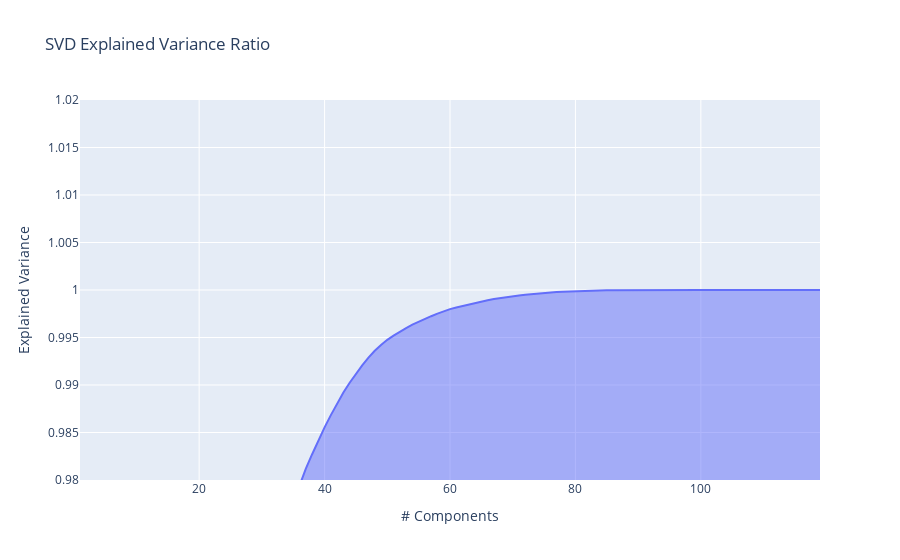

Notebook code for this chart:
### Code cell
pca = PCA()
pca.fit(ss.fit_transform(df[features_list].to_numpy()))

exp_var_cumul = np.cumsum(pca.explained_variance_ratio_)

px.area(
    x=range(1, exp_var_cumul.shape[0] + 1),
    y=exp_var_cumul,
    labels={"x": "# Components", "y": "Explained Variance"},
    range_y=(0.98, 1.02),
    title="SVD Explained Variance Ratio"
)

### Figure 1 — Plotly figure (JSON) as saved in the notebook; plotly's stock layout.template omitted (floating-point values rounded to 4 significant figures)
{"data": [{"fillpattern": {"shape": ""}, "hovertemplate": "# Components=%{x}<br>Explained Variance=%{y}<extra></extra>", "legendgroup": "", "line": {"color": "#636efa"}, "marker": {"symbol": "circle"}, "mode": "lines", "name": "", "orientation": "v", "showlegend": false, "stackgroup": "1", "type": "scatter", "x": [1, 2, 3, 4, 5, 6, 7, 8, 9, 10, 11, 12, 13, 14, 15, 16, 17, 18, 19, 20, 21, 22, 23, 24, 25, 26, 27, 28, 29, 30, 31, 32, 33, 34, 35, 36, 37, 38, 39, 40, 41, 42, 43, 44, 45, 46, 47, 48, 49, 50, 51, 52, 53, 54, 55, 56, 57, 58, 59, 60, 61, 62, 63, 64, 65, 66, 67, 68, 69, 70, 71, 72, 73, 74, 75, 76, 77, 78, 79, 80, 81, 82, 83, 84, 85, 86, 87, 88, 89, 90, 91, 92, 93, 94, 95, 96, 97, 98, 99, 100, 101, 102, 103, 104, 105, 106, 107, 108, 109, 110, 111, 112, 113, 114, 115, 116, 117, 118, 119], "xaxis": "x", "y": [0.2557, 0.3868, 0.4786, 0.5483, 0.6045, 0.6493, 0.6775, 0.703, 0.7262, 0.748, 0.7685, 0.7879, 0.8066, 0.8242, 0.8403, 0.8556, 0.8698, 0.8813, 0.8919, 0.9014, 0.91, 0.9174, 0.9242, 0.9307, 0.9366, 0.9424, 0.9477, 0.9525, 0.9572, 0.9614, 0.9651, 0.9688, 0.9723, 0.9753, 0.9776, 0.9795, 0.9812, 0.9827, 0.9842, 0.9855, 0.9868, 0.9881, 0.9892, 0.9902, 0.9912, 0.9921, 0.9929, 0.9936, 0.9942, 0.9948, 0.9952, 0.9956, 0.996, 0.9964, 0.9967, 0.997, 0.9972, 0.9975, 0.9978, 0.998, 0.9982, 0.9983, 0.9985, 0.9986, 0.9988, 0.9989, 0.9991, 0.9992, 0.9993, 0.9994, 0.9994, 0.9995, 0.9996, 0.9996, 0.9997, 0.9998, 0.9998, 0.9998, 0.9999, 0.9999, 0.9999, 0.9999, 0.9999, 1.0, 1.0, 1.0, 1.0, 1.0, 1.0, 1.0, 1.0, 1.0, 1.0, 1.0, 1.0, 1.0, 1.0, 1.0, 1.0, 1.0, 1.0, 1.0, 1.0, 1.0, 1.0, 1.0, 1.0, 1.0, 1.0, 1.0, 1.0, 1.0, 1.0, 1.0, 1.0, 1.0, 1.0, 1.0, 1], "yaxis": "y"}], "layout": {"legend": {"tracegroupgap": 0}, "title": {"text": "SVD Explained Variance Ratio"}, "xaxis": {"anchor": "y", "domain": [0, 1], "title": {"text": "# Components"}}, "yaxis": {"anchor": "x", "domain": [0, 1], "range": [0.98, 1.02], "title": {"text": "Explained Variance"}}}}
